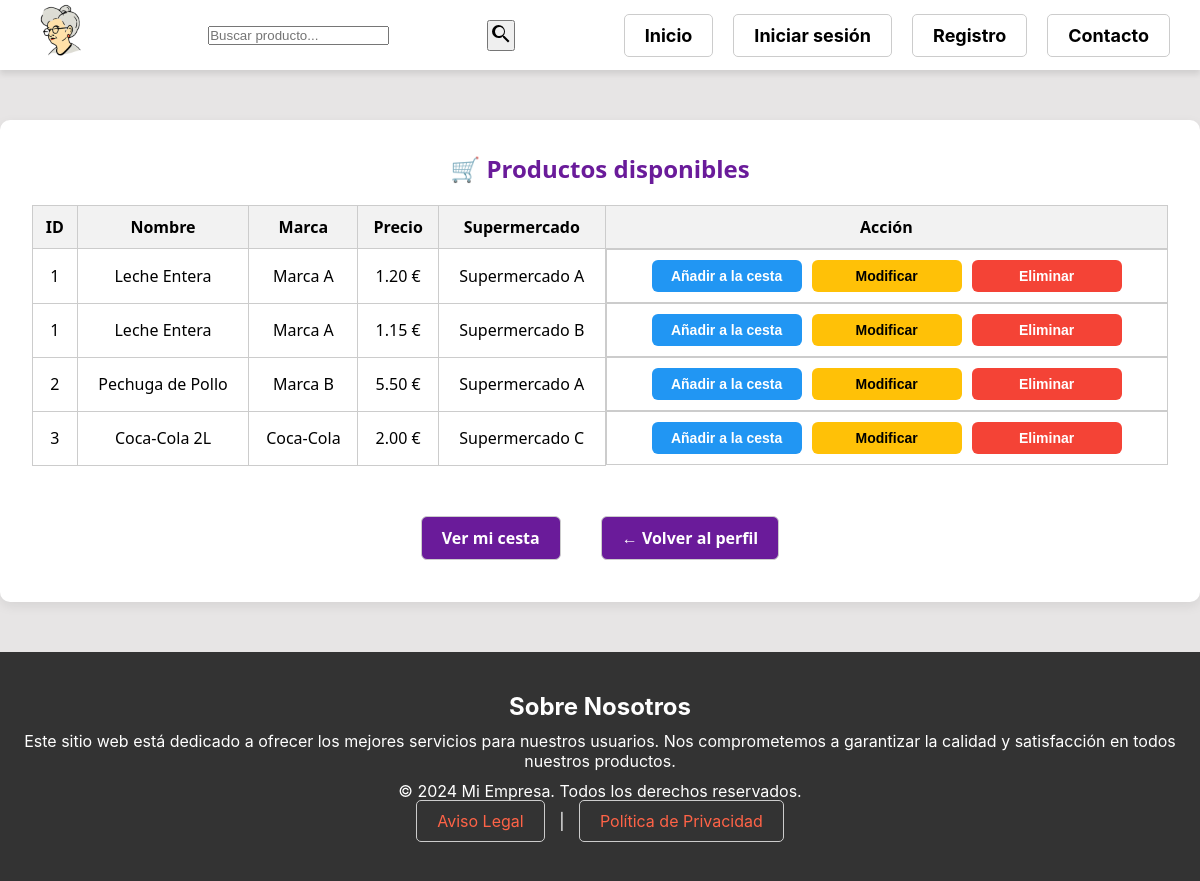
/gestores/listar_productos.php, run on the app's committed database.
### tables this page shows
CREATE TABLE PrecioProducto (
    ID_Precio INT AUTO_INCREMENT PRIMARY KEY,
    ID_Producto INT NOT NULL,
    ID_Supermercado INT NOT NULL,
    Precio DECIMAL(10,2) NOT NULL,
    FechaRegistro TIMESTAMP DEFAULT CURRENT_TIMESTAMP,
    ID_Usuario INT NOT NULL, 
    FOREIGN KEY (ID_Producto) REFERENCES Producto(ID_Producto),
    FOREIGN KEY (ID_Supermercado) REFERENCES Supermercado(ID_Supermercado),
    FOREIGN KEY (ID_Usuario) REFERENCES Usuario(ID_Usuario)
);

CREATE TABLE Producto (
    ID_Producto INT AUTO_INCREMENT PRIMARY KEY,
    NombreProducto VARCHAR(100) NOT NULL UNIQUE,
    Descripcion TEXT NULL,
    ID_Categoria INT NOT NULL,
    Marca VARCHAR(50) NULL UNIQUE,
    Imagen VARCHAR(255) NULL,
    FOREIGN KEY (ID_Categoria) REFERENCES Categoria(ID_Categoria)
);

CREATE TABLE Supermercado (
    ID_Supermercado INT AUTO_INCREMENT PRIMARY KEY,
    Nombre VARCHAR(100) NOT NULL,
    Direccion VARCHAR(255) NULL UNIQUE,
    Ciudad VARCHAR(50) NOT NULL,
    Pais VARCHAR(50) NOT NULL
);

### modelo/bdd/mysql.php (called while the page is built, shortened)
<?php
class yayaBD {
    private static $conexion = null;
    public static function conexionBD() {
        if (self::$conexion === null) {
            $config = parse_ini_file(__DIR__ . "/../../config.ini");
            $pass   = $config['contrasena'] ?? '';
            self::$conexion = new mysqli(
                $config['server'],
                $config['user'],
                $pass,
                $config['bd']
            );
            self::$conexion->set_charset('utf8');
        }
        return self::$conexion;
    }
    public static function consultaLectura(string $sql, mixed ...$params): ?array {
        $db   = self::conexionBD();
        $stmt = $db->prepare($sql);
        $stmt->execute();
        $res = $stmt->get_result();
        return $res->num_rows > 0
            ? $res->fetch_all(MYSQLI_ASSOC)
            : null;
    }
    public static function cerrarConexion(): void {
        if (self::$conexion !== null) {
            self::$conexion = null;
        }
    }
}

### gestores/listar_productos.php (the view, shortened to what this page needs)
<?php
include_once __DIR__ . '/../modelo/bdd/mysql.php';
$sql = "SELECT
            p.ID_Producto,
            p.NombreProducto,
            p.Marca,
            pr.Precio,
            s.Nombre AS NombreSupermercado
        FROM producto p
        LEFT JOIN precioproducto pr ON p.ID_Producto = pr.ID_Producto
        LEFT JOIN supermercado s ON pr.ID_Supermercado = s.ID_Supermercado
        ORDER BY p.ID_Categoria ASC";
$resultados = yayaBD::consultaLectura($sql);
?>
<!DOCTYPE html>
<html lang="es">
<head>
    <link rel="stylesheet" href="<?= BASE_URL ?>includes/styles.css">
</head>
<body>
    <?php include_once __DIR__ . '/../includes/cabecera.php'; ?>
<section class="seccion-listado">
  <h1>🛒 Productos disponibles</h1>
  <?php if ($resultados && count($resultados) > 0): ?>
    <div class="tabla-wrapper">
      <table class="tabla-productos">
        <thead>
          <tr>
            <th>ID</th>
            <th>Nombre</th>
            <th>Marca</th>
            <th>Precio</th>
            <th>Supermercado</th>
            <th>Acción</th>
          </tr>
        </thead>
        <tbody>
          <?php foreach ($resultados as $fila): ?>
            <tr>
              <td><?= htmlspecialchars($fila['ID_Producto']) ?></td>
              <td><?= htmlspecialchars($fila['NombreProducto']) ?></td>
              <td><?= htmlspecialchars($fila['Marca']) ?></td>
              <td><?= htmlspecialchars(number_format($fila['Precio'], 2)) ?> €</td>
              <td><?= htmlspecialchars($fila['NombreSupermercado']) ?></td>
              <td class="acciones">
                <form action="productos_cesta.php" method="post">
                  <input type="submit" class="boton boton-añadir" value="Añadir a la cesta">
                </form>
                <form action="modificar_producto.php" method="get">
                  <input type="submit" class="boton boton-modificar" value="Modificar">
                </form>
                <form action="eliminar_producto.php" method="post" class="form-eliminar">
                  <input type="submit" class="boton boton-eliminar" value="Eliminar">
                </form>
              </td>
            </tr>
          <?php endforeach; ?>
        </tbody>
      </table>
    </div>
  <?php else: ?>
    <p>No hay productos disponibles.</p>
  <?php endif; ?>
  <div class="botones-navegacion">
    <a href="cesta.php" class="boton"> Ver mi cesta</a>
    <a href="<?= BASE_URL ?>/../sesiones/accesoUser.php" class="boton">← Volver al perfil</a>
  </div>
</section>
</body>
</html>

### includes/styles.css (style rules this page uses)
* { margin: 0; padding: 0; box-sizing: border-box; }
:root { --color-principal: black; --color-secundario: #828282; --color-fondo: #e7e5e5; --color-galeria: #e4b1b1; --color-destacados: #b18f8f; --color-contactos: #dddddd; --color-hover: #a8d4e7; --color-contacto: #eeeae9; --fuente-principal: 'Inter', sans-serif; --fuente-detalle: 'Inter', monospace; }
body { padding-top: 80px; font-family: var(--fuente-principal); background: var(--color-fondo); }
h1 { text-align: center; margin-bottom: 20px; }
a { margin: 10px; padding: 10px 20px; border: 1px solid #ccc; text-decoration: none; color: #333; border-radius: 5px; }
.pie { background-color: #333; color: white; text-align: center; padding: 40px 20px; margin-top: 50px; }
.pie h2 { font-size: 24px; margin-bottom: 10px; }
.pie p { font-size: 16px; margin: 10px 0; }
.pie a { color: #ff6347; text-decoration: none; transition: color 0.3s; }
.boton { padding: 10px 20px; background-color: #6a1b9a; color: white; text-decoration: none; border-radius: 6px; font-size: 16px; }
td.acciones { display: flex; gap: 6px; justify-content: center; align-items: center; flex-wrap: wrap; }
.boton-añadir { background-color: #2196f3; color: white; border: 2px solid #025ca5; }
.boton-modificar { background-color: #ffc107; color: black; border: 2px solid #ffc107; }
.boton-eliminar { background-color: #f44336; color: white; border: 2px solid #c51003; }
.seccion-listado { max-width: 1200px; margin: 40px auto; padding: 2rem; background-color: #fff; border-radius: 10px; box-shadow: 0 4px 12px rgba(0,0,0,0.08); font-family: 'Segoe UI', sans-serif; }
.seccion-listado h1 { text-align: center; color: #6a1b9a; margin-bottom: 20px; }
.tabla-wrapper { overflow-x: auto; }
.tabla-productos { width: 100%; border-collapse: collapse; margin: 0 auto; }
.tabla-productos th, .tabla-productos td { padding: 10px; border: 1px solid #ccc; text-align: center; }
.tabla-productos thead { background-color: #f2f2f2; }
.botones-navegacion { display: flex; justify-content: center; gap: 20px; margin-top: 40px; flex-wrap: wrap; }
.botones-navegacion .boton { background-color: #6a1b9a; color: white; padding: 10px 20px; border-radius: 6px; text-decoration: none; font-weight: bold; transition: 0.3s ease; }
td.acciones { display: flex; justify-content: center; gap: 10px; flex-wrap: wrap; }
td.acciones form { display: inline-block; }
td.acciones .boton { width: 150px; text-align: center; font-size: 14px; padding: 8px 12px; border-radius: 6px; font-weight: bold; cursor: pointer; transition: all 0.3s ease; border: none; }

### data on the page
precioproducto: ID_Producto.ID_Producto "1", ID_Producto.NombreProducto "Leche Entera", ID_Producto.Marca "Marca A", Precio "1.20", ID_Supermercado.Nombre "Supermercado A"
precioproducto: ID_Producto.ID_Producto "1", ID_Producto.NombreProducto "Leche Entera", ID_Producto.Marca "Marca A", Precio "1.15", ID_Supermercado.Nombre "Supermercado B"
precioproducto: ID_Producto.ID_Producto "2", ID_Producto.NombreProducto "Pechuga de Pollo", ID_Producto.Marca "Marca B", Precio "5.50", ID_Supermercado.Nombre "Supermercado A"
precioproducto: ID_Producto.ID_Producto "3", ID_Producto.NombreProducto "Coca-Cola 2L", ID_Producto.Marca "Coca-Cola", Precio "2.00", ID_Supermercado.Nombre "Supermercado C"
